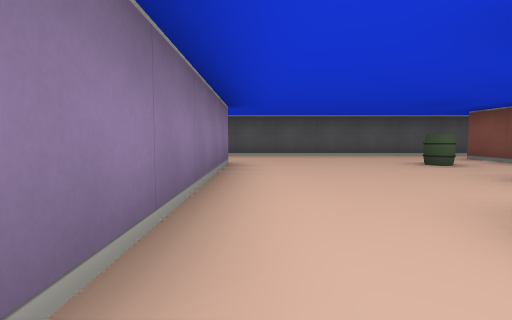
View 1 (above)

24 first-person views from a walk through a cub3D level. The camera is about half as high as the walls, tilts 4° down and sees 80° across. The floor is counted in squares. Each view is taken from the middle of a square. On the plan, view 1 faces up. The plan holds only what a view shows up to about 9 squares ahead; the rest is blank.

View 2
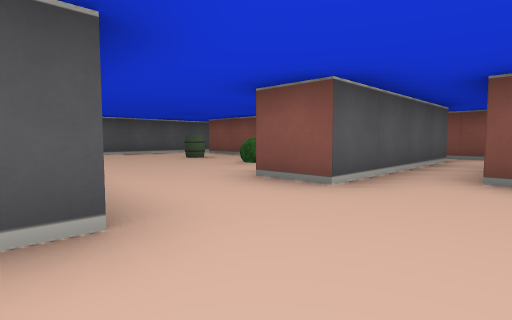

View 3
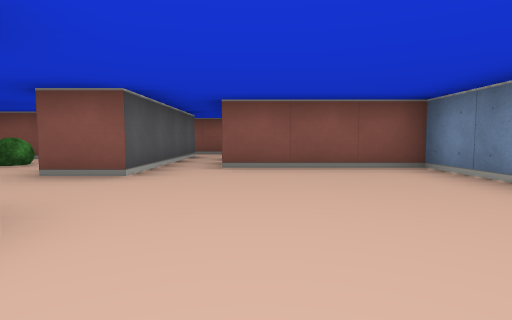

View 4
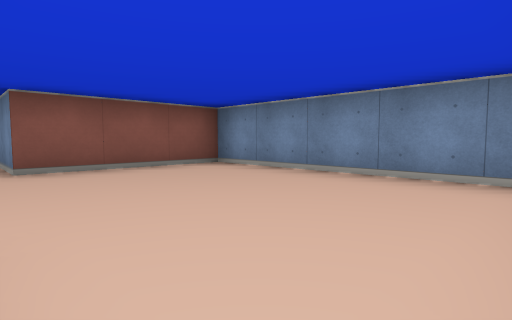

View 5
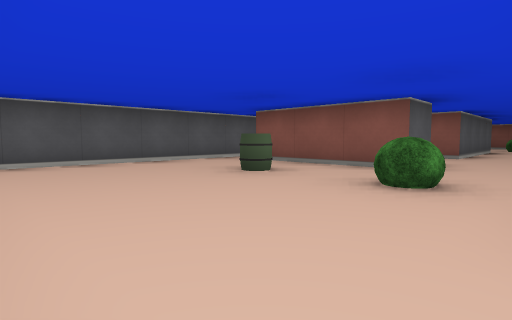

View 6
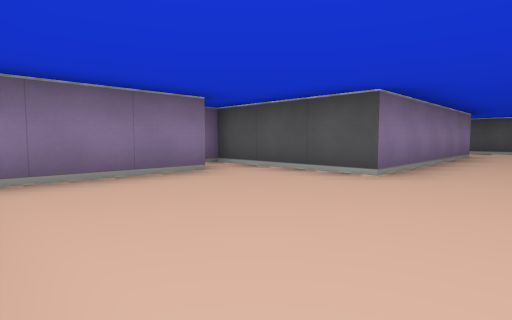

View 7
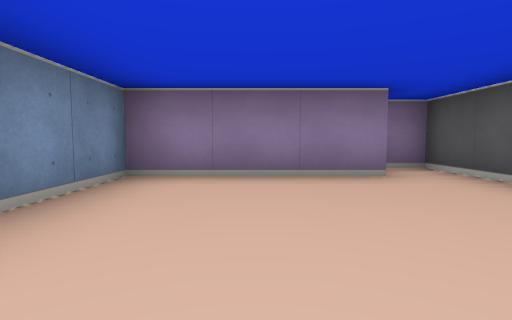

View 8
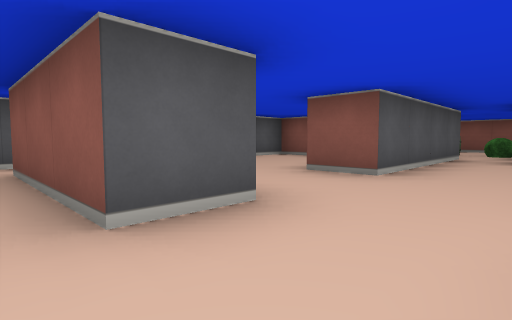

View 9
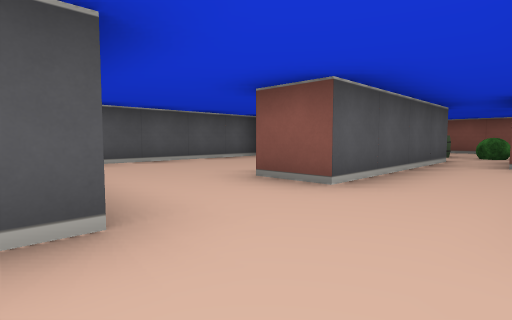

View 10
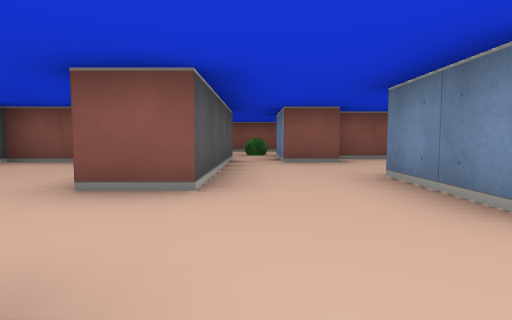

View 11
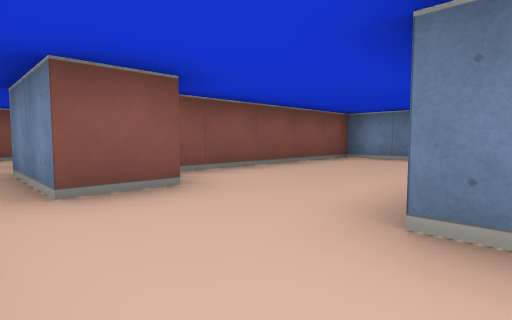

View 12
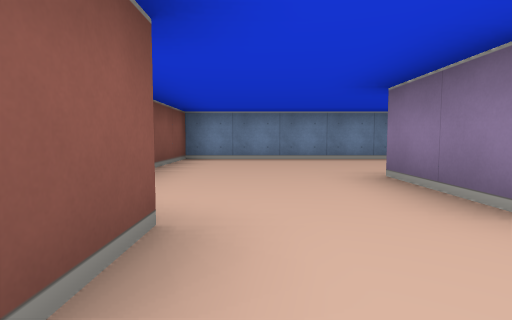

View 13
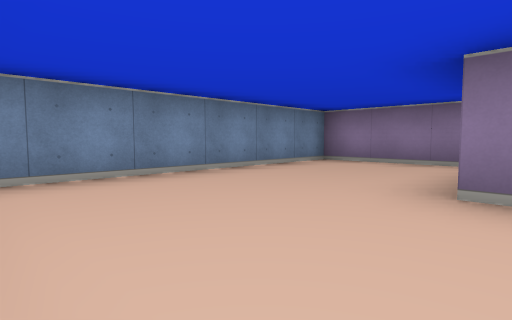

View 14
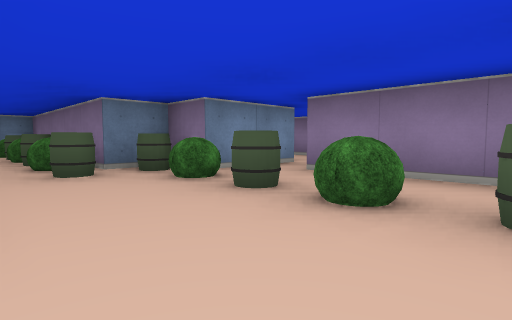

View 15
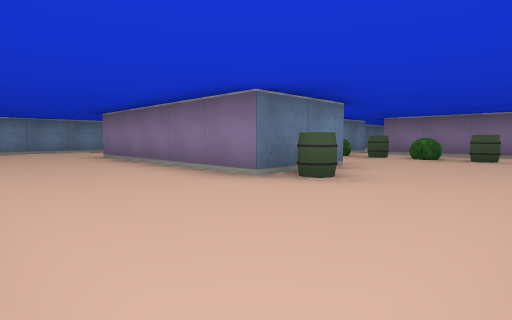

View 16
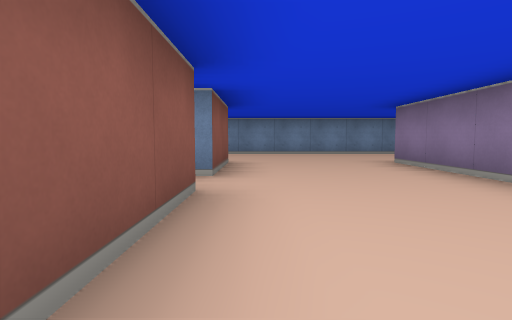

View 17
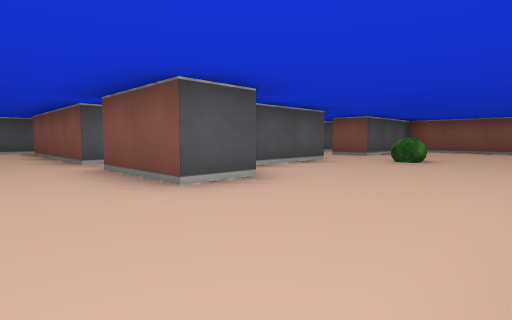

View 18
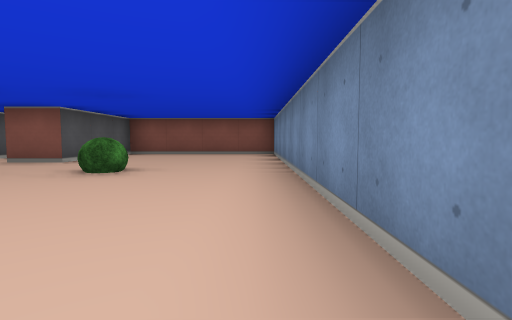

View 19
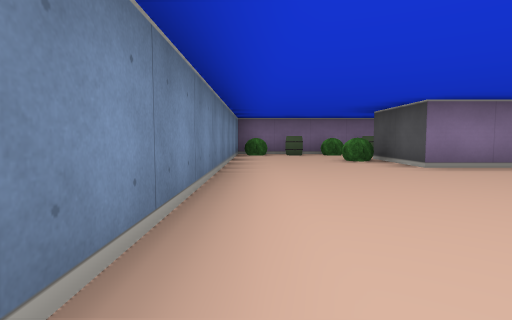

View 20
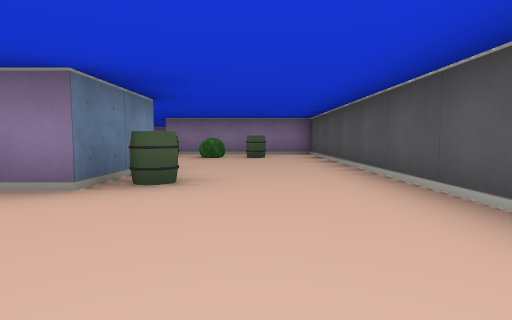

View 21
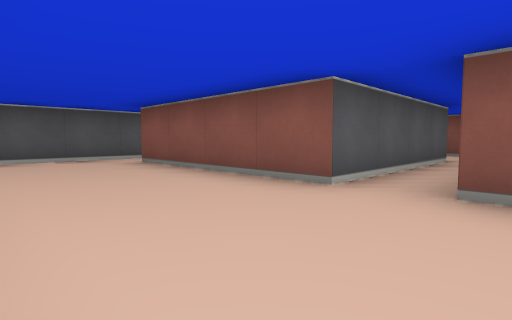

View 22
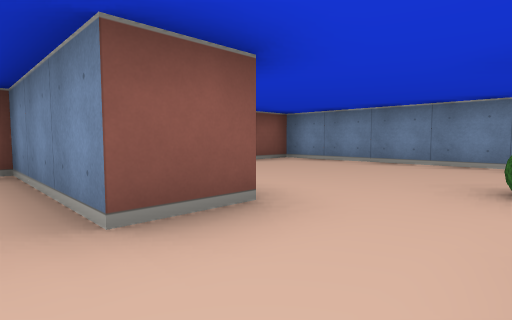

View 23
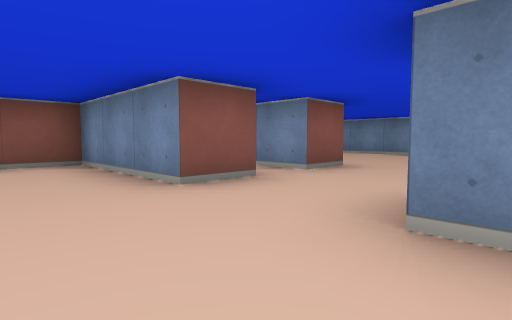

View 24
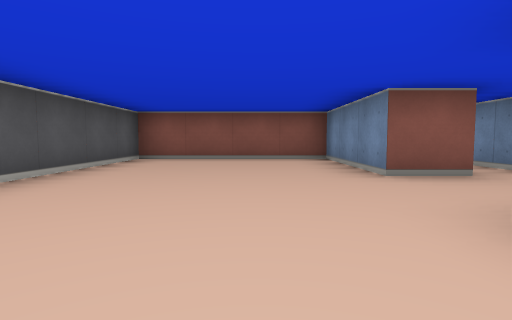

### Floor plan
Points are (right, up) in squares from view 1. A wall is a line through its corners. A room is listed if a view was taken in it or the views show most of it. See-through windows are left out.
Room 1 (views 1, 2, 3, 4, 6, 7)
walls: (-0.5, 0.5) (-3.5, 0.5) (-3.5, -0.1); (-2.5, -0.4) (-2.5, -3.5) (2.5, -3.5) (2.5, -0.5) (3.9, -0.5); (5.5, 0.5) (1.5, 0.5)
ways out: opening at (0.5, 1) to room 2; opening at (5, 0) to room 4
Room 2 (views 5, 8, 9, 10)
walls: (-0.5, 5.5) (-0.5, 0.5); (1.5, 0.5) (1.5, 1.5); (5.6, 3.5) (4.5, 3.5) (4.5, 6.5); (4.6, 7.5) (-0.9, 7.5)
ways out: opening at (0.5, 1) to room 1; opening at (5, 2.5) to room 3; opening at (5, 7) to room 7; opening at (-1, 6.5)
objects: bush (3, 3); barrel (3, 5)
Room 3 (view 11)
walls: (6.8, 1.5) (8.5, 1.5); (8.5, 3.5) (7.5, 3.5)
ways out: opening at (5, 2.5) to room 2; opening at (6, 1) to room 4; opening at (8, 2.5) to room 4; opening at (6.5, 4) to room 7
Room 4 (views 12, 13)
walls: (8.5, 1.5) (8.5, -0.5); (6.5, -0.1) (6.5, 0.8); (10.5, 1.4) (10.5, 2.5); (5.5, -1) (5.5, -3.5) (11.5, -3.5) (11.5, 1.2); (10.5, 3.5) (8.5, 3.5)
ways out: opening at (5, 0) to room 1; opening at (6, 1) to room 3; opening at (8, 2.5) to room 3; opening at (11, 3) to room 5
Room 5 (views 14, 15, 16, 17, 18, 19, 20, 21, 22)
walls: (21.5, -0.5) (20.5, -0.5) (20.5, 1.5); (24.5, 0.5) (22.5, 0.5); (15.5, 2.1) (15.5, 4.5) (17.5, 4.5) (17.5, -0.5) (15.5, -0.5); (24.5, 2.5) (20.5, 2.5) (20.5, 6.5); (21, 7.5) (11.5, 7.5) (11.5, 3.5) (10.5, 3.5); (26.5, 2.4) (26.5, 3.5); (10.5, 2.5) (12.5, 2.5) (12.5, 1.5) (13.5, 1.5) (13.5, -3.5) (29.5, -3.5) (29.5, 0.5) (26.5, 0.5) (26.5, 1.5) (29.5, 1.5)
ways out: opening at (11, 3) to room 4; opening at (21, 7) to room 6; opening at (25.5, 3) to room 6
objects: barrel (13, 2); bush (13, 3); barrel (13, 4); bush (13, 5); barrel (13, 6); bush (14, -3); barrel (14, -2); bush (14, -1); barrel (14, 0); bush (14, 1); barrel (14, 2); bush (16, -1); barrel (17, 5); bush (25, -1)
Room 6 (views 23, 24)
walls: (24, 3.5) (24.5, 3.5); (26.5, 3.5) (29.5, 3.5) (29.5, 7.5) (25.9, 7.5)
ways out: opening at (21, 7) to room 5; opening at (25.5, 3) to room 5
Room 7 (no view inside)
walls: (10.5, 6.2) (10.5, 7.5) (4.6, 7.5); (7.5, 3.5) (7.5, 4.5)
ways out: opening at (5, 7) to room 2; opening at (6.5, 4) to room 3

Positions as (right, up) in squares from view 1, and headings:
1: (0, 0), facing up
2: (-1, -1), facing up-right
3: (-2, -1), facing right
4: (-2, 0), facing down-right
5: (0, 2), facing up-right
6: (1, -3), facing up-left
7: (1, -2), facing left
8: (4, 2), facing up-right
9: (5, 2), facing up-right
10: (5, 3), facing right
11: (8, 3), facing down-right
12: (10, 3), facing down
13: (11, 0), facing down-left
14: (15, 6), facing down-left
15: (20, 7), facing down-left
16: (20, 5), facing down
17: (19, -3), facing up-right
18: (21, -3), facing right
19: (22, -3), facing left
20: (20, 6), facing left
21: (18, 1), facing up-right
22: (25, 2), facing down-right
23: (24, 5), facing down-right
24: (23, 5), facing right
